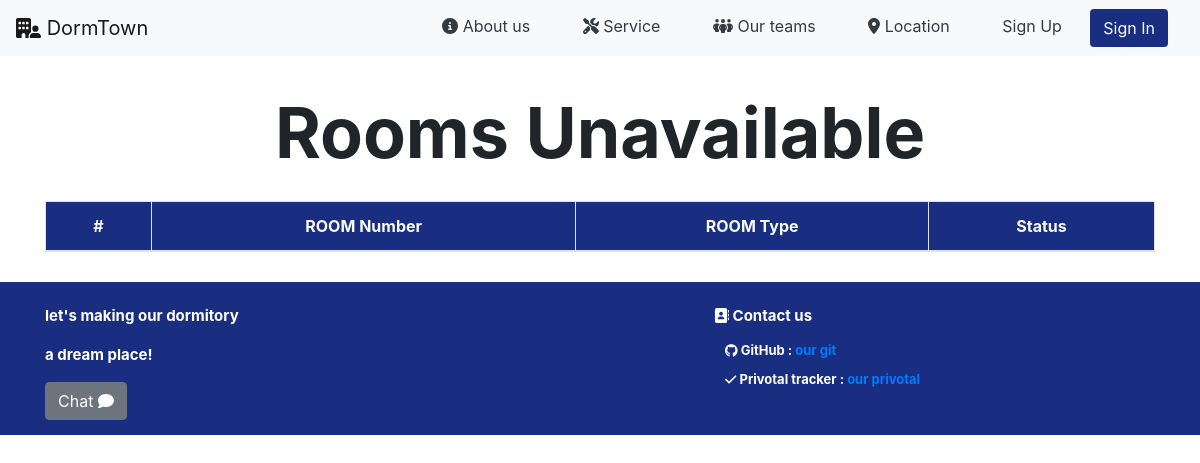
/manager/rooms_unavailable, run on an earlier commit of the app's database.
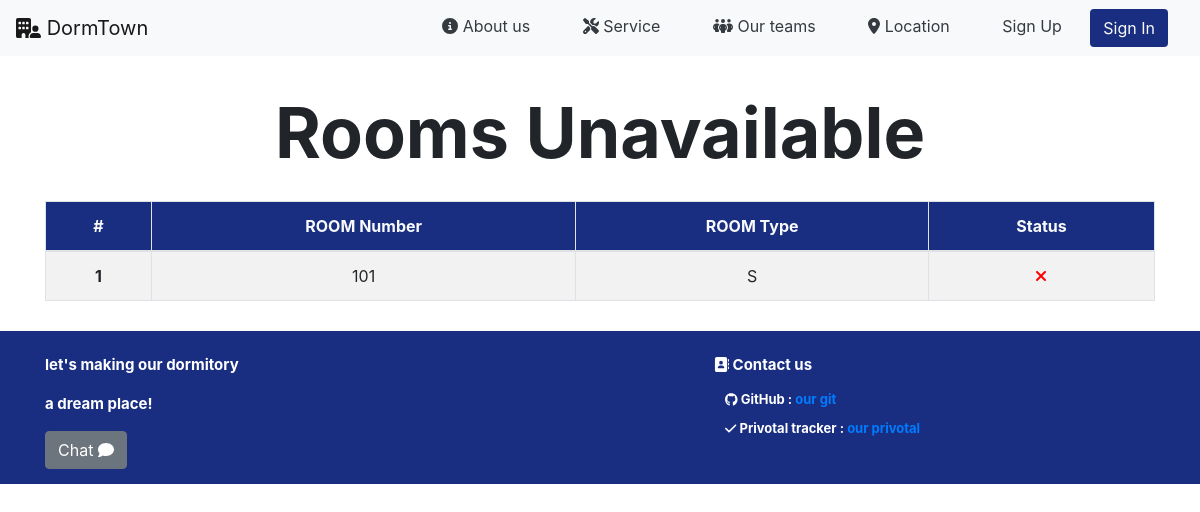
And on a later commit of the database.
### occupant/models.py (models this page shows, shortened)
class Room(models.Model):
    room_number = models.CharField(max_length=3)
    room_type = models.ForeignKey(
        RoomType, on_delete=models.CASCADE, related_name="room_type")
    status = models.BooleanField()

class RoomType(models.Model):
    class_level = models.CharField(max_length=5)
    price = models.IntegerField()
    room_service = models.IntegerField(default=1)
    tv_fridge = models.BooleanField(default=True)
    wardrobe = models.BooleanField(default=True)
    water_heater = models.BooleanField(default=True)
    def __str__(self):
        return f'{ self.class_level }'

### manager/views.py (the view)
# urls.py: path("rooms_unavailable", views.rooms_unavailable, name="rooms_unavailable"),
def rooms_unavailable(req):
    try:
        rooms = Room.objects.filter(status=False)
    except:
        pass
    return render(req, "manager/unavailable_rooms.html", {"rooms": rooms})

### manager/templates/manager/unavailable_rooms.html
{% extends 'rooms/layout.html' %} {% block body %}
<section class="about-header-section">
    <div class="text-center mt-4">
        <p id='about_us' class="header">Rooms Unavailable</p>
    </div>
  {% load static %}
  <div class="container">
    <table class="table table-bordered text-center table-striped">
        <thead class="text-light" style="background-color: #192e80;">
            <tr>
                <th scope="col">#</th>
                <th scope="col">ROOM Number</th>
                <th scope="col">ROOM Type</th>
                <th scope="col">Status</th>
            </tr>
        </thead>
        <tbody class="text-center">
            {% for room in rooms %}
            <tr>
                <th scope="row">{{forloop.counter}}</th>
                <td>{{room.room_number}}</td>
                <td>{{room.room_type}}</td>
                {% if room.status == True %}
                    <td><i class="fa-solid fa-check" style="color: green;"></i></td>
                {% elif room.status == False %}
                    <td><i class="fa-solid fa-xmark" style="color: red;"></i></td>
                {% endif %}
            </tr>
            {% endfor %}
        </tbody>
    </table>
</div>
{% endblock %}

What changed in the data, as far as the page shows it:
now on this page (row edited): Room: room_number "101", room_type "S", status False (drawn)
